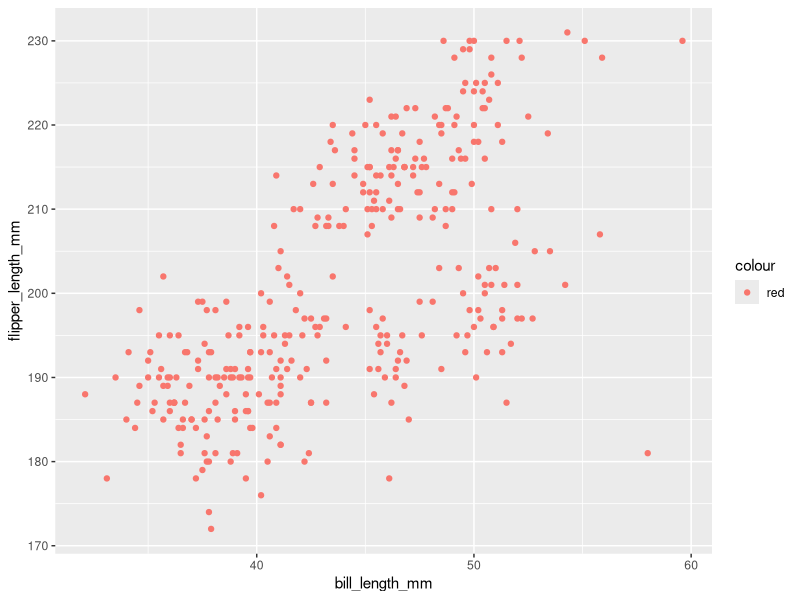
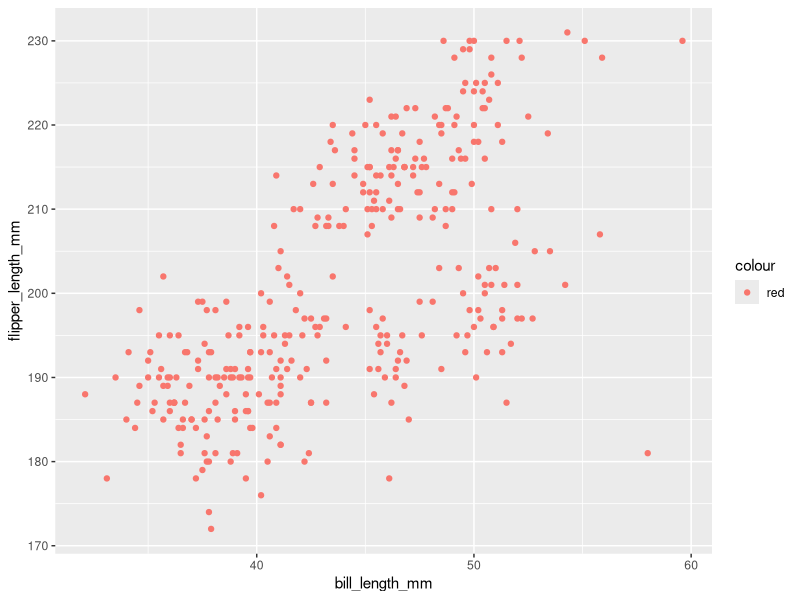

R code for these plots, in order:
## ---- chunk 1
library(tidyverse)
## ---- chunk 2
data("penguins", package = "palmerpenguins")
               
penguins
nrow(penguins)
ncol(penguins)
names(penguins)

## ---- chunk 3
attach(penguins)
mean(flipper_length_mm, na.rm=TRUE)
## ---- chunk 4
scatter= ggplot(data= penguins, aes(x = bill_length_mm, y = flipper_length_mm, color="red" ))+ 
  geom_point()
scatter
## ---- chunk 5
ggsave("scatter_plot.png", plot = scatter)
## ---- chunk 6

df= tibble(
  x= rnorm(10),
  positive= ifelse(x > 0,TRUE, FALSE), 
  char_vec= c("red","red","red","red","blue","blue","blue","orange","orange","orange"),
  fac_vec= as.factor(char_vec)
  
    
)
df
## ---- chunk 7
mean(pull(df, var=x))
mean(pull(df, var=positive))
mean(pull(df, var=char_vec))
mean(pull(df, var=fac_vec))

